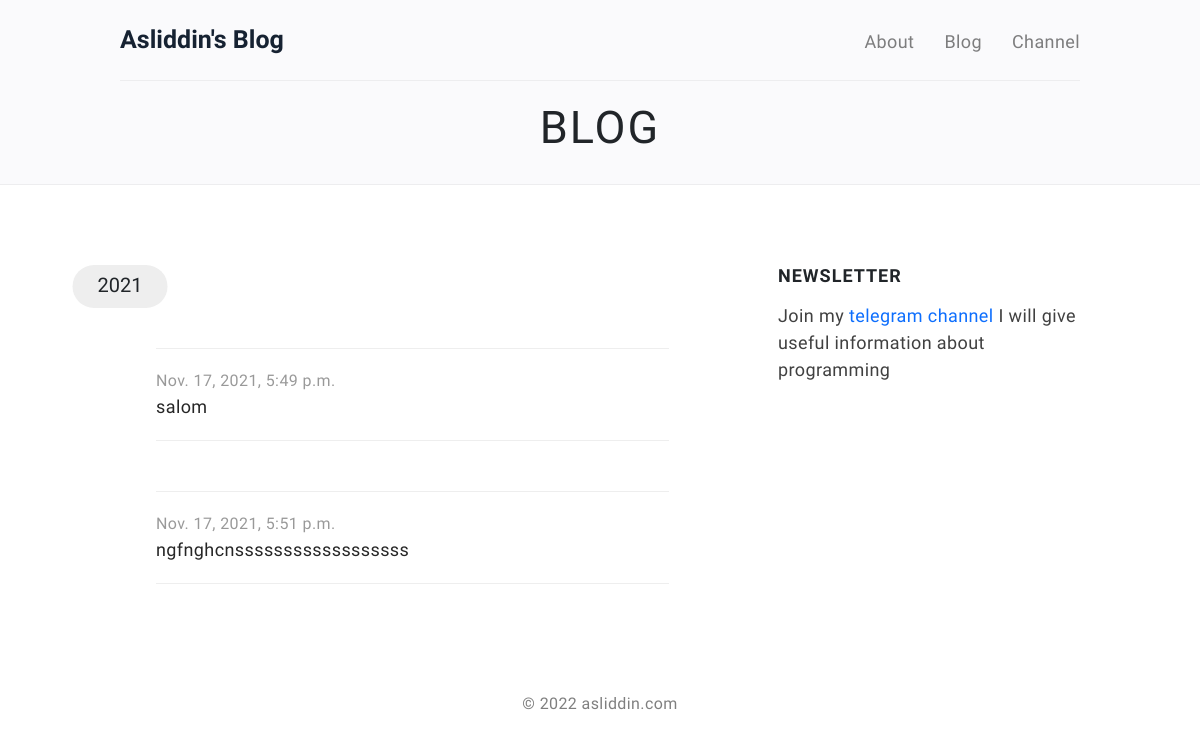
The app's page /, older data.
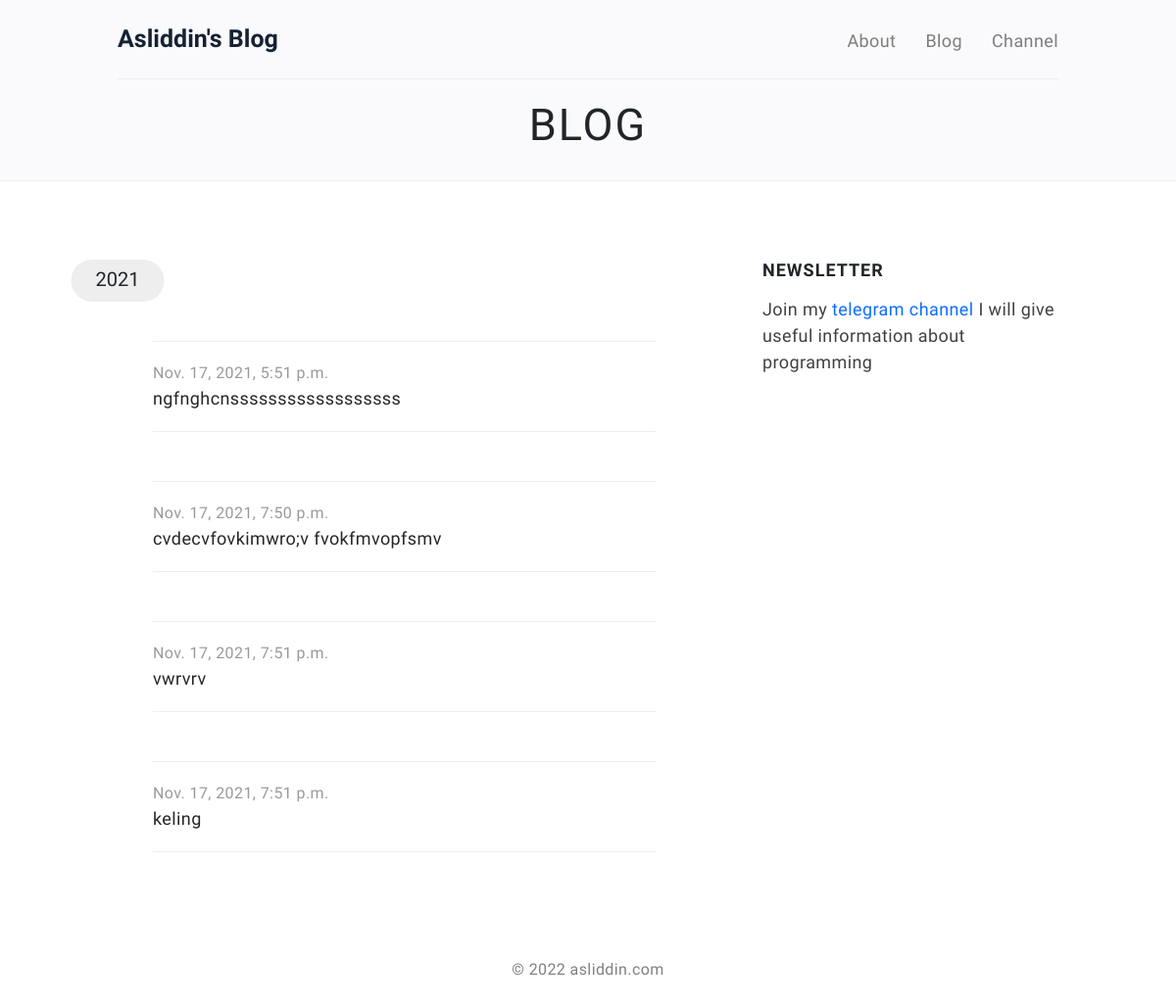
The same page, newer data.
### project/models.py (models this page shows, shortened)
class Blog(models.Model):
    class Meta:
        verbose_name = "Blog"
        verbose_name_plural = "Blogs"
    title = models.CharField(max_length=255)
    body = RichTextUploadingField(blank=True, null=True)
    created_at = models.DateTimeField(auto_now_add=True)
    updated_at = models.DateTimeField(auto_now=True)

### project/views.py (the view)
# urls.py: path("", index, name="index"),
def index(request):
    posts = Blog.objects.all()
    context = {
        'posts':posts
    }
    return render(request, "index.html", context)

### my_site/context.py (called while the page is built)
def context(request):
    post = Blog.objects.all().first()
    return {
        "post":post,
    }

### templates/index.html (shortened to what this page needs)
{% extends 'base.html' %}
{% load static %}
{% block main %}
<body>
    {% include "navbar.html" %}
    <section class="section-title">
        <div class="container">
            <div class="section-content">
                <h1>Blog</h1>
            </div>
        </div>
    </section>
    <section id="" class="flex align-items-center">
        <div class="container">
            <div class="row justify-between align-top">
                <div id="archive" class="col-md-7">
                    <h4 class="sticky">{{post.created_at.year}}</h4>
                    {% for post in posts %}
                    <ul class="list-wrapper">
                        <li>
                            <a class="list-item" href="{% url 'detail' pk=post.id %}">
                                <div class="date">{{post.created_at}}</div>
                                <div class="title">{{post.title}}</div>
                            </a>
                        </li>
                    </ul>
                    {% endfor %}
                </div>
                <div class="subscribe-form  col-md-4 sticky " id="mc-embedded-subscribe-form"
                    name="mc-embedded-subscribe-form">
                    <h6>NEWSLETTER</h6>
                    <p>
                        Join my <a href="https://t.me/IT_development">telegram channel</a>
                        I will give useful information about programming
                    </p>
                </div>
            </div>
        </div>
    </section>
    <footer>
        <div class="container">
            <div class="row">
                <p>
                    &copy; 2022 asliddin.com
                </p>
            </div>
        </div>
    </footer>
</body>
{% endblock main %}

Row changes from the older to the newer data that the page shows:
removed Blog: created_at.year "2021", created_at "Nov. 17, 2021, 5:49 p.m.", title "salom"
added Blog: created_at "Nov. 17, 2021, 7:50 p.m.", title "cvdecvfovkimwro;v fvokfmvopfsmv"
added Blog: created_at "Nov. 17, 2021, 7:51 p.m.", title "vwrvrv"
added Blog: created_at "Nov. 17, 2021, 7:51 p.m.", title "keling"
